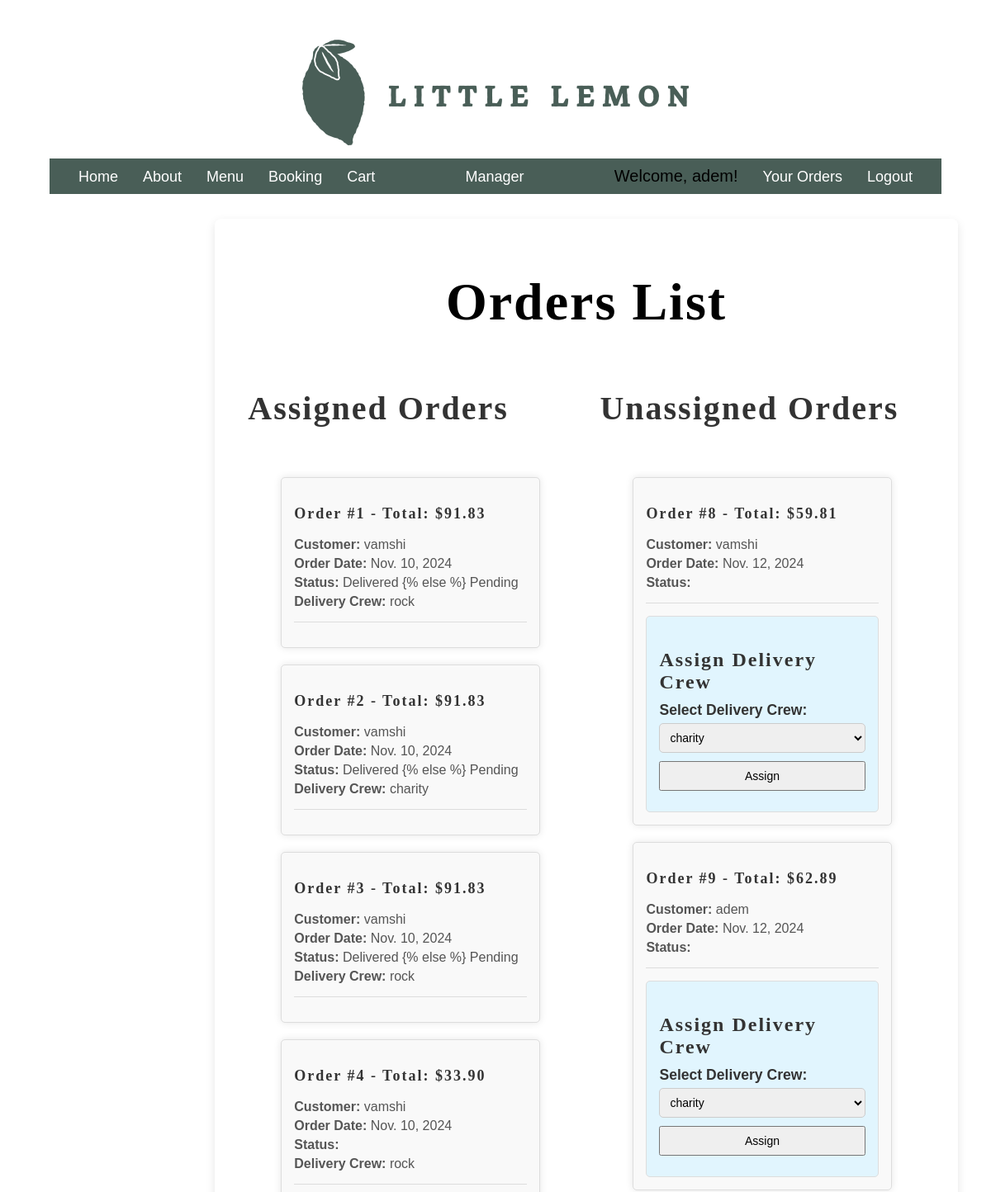
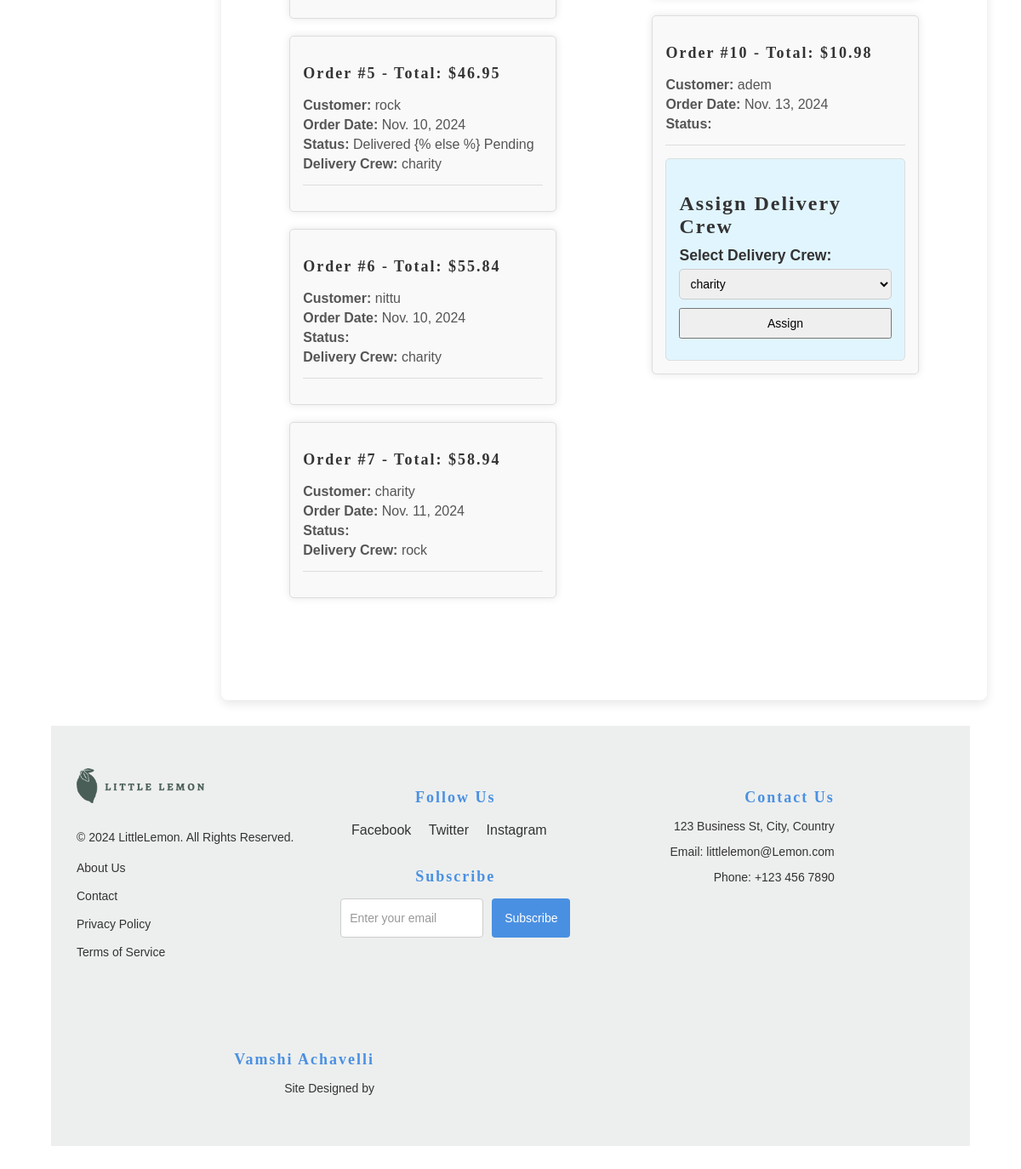
/orders/ (signed in), run on the app's committed database (2 pictures, top to bottom).
### restaurant/models.py (models this page shows, shortened)
class Order(models.Model):
    user = models.ForeignKey(User, on_delete=models.CASCADE, related_name="orders")
    delivery_crew = models.ForeignKey(
        User, on_delete=models.SET_NULL, related_name="delivery_orders", null=True, blank=True
    )
    status = models.BooleanField(default=False, db_index=True)  # Consider using choices for more clarity
    total = models.DecimalField(max_digits=6, decimal_places=2, default=Decimal('0.00'))
    date = models.DateField(auto_now_add=True, db_index=True)  # Set date automatically on creation

### restaurant/views.py (the view)
# urls.py: path('orders/', views.orders_list, name='orders_list'),
@superuser_or_multiple_groups_required(['manager', 'Admin'])
def orders_list(request):
    orders = Order.objects.all()
    delivery_crew = User.objects.filter(groups__name='Delivery Crew')  # Get delivery crew members
    return render(request, 'orders_list.html', {'orders': orders, 'delivery_crew': delivery_crew})

### restaurant/templatetags/custom_filters.py (called while the page is built)
@register.filter
def is_in_group(user, group_name):
    return user.groups.filter(name=group_name).exists()

### restaurant/views.py (called while the page is built)
def is_superuser_or_groups(user, group_names):
    return user.is_superuser or user.groups.filter(name__in=group_names).exists()

def superuser_or_multiple_groups_required(group_names):
    def decorator(view_func):
        return user_passes_test(lambda u: is_superuser_or_groups(u, group_names))(view_func)
    return decorator

### templates/orders_list.html (shortened to what this page needs)
{% extends 'base.html' %} {% load static %}  {% block content %}
<section class="orders-list">
  <h1>Orders List</h1>
  <div class="orders-container">
    <div class="assigned-orders">
      <h2>Assigned Orders</h2>
      {% if orders %}
      <ul class="orders">
        {% for order in orders %} {% if order.delivery_crew %}
        <li class="order-item">
          <div class="order-header">
            <h3>Order #{{ order.id }} - Total: ${{ order.total }}</h3>
            <p><strong>Customer:</strong> {{ order.user.username }}</p>
            <p><strong>Order Date:</strong> {{ order.date }}</p>
            <p>
              <strong>Status:</strong> {% if order.status %} Delivered {% else
              %} Pending {% endif %}
            </p>
            <p>
              <strong>Delivery Crew:</strong> {{ order.delivery_crew.username }}
            </p>
          </div>
        </li>
        {% endif %} {% endfor %}
      </ul>
      {% else %}
      <p>No assigned orders.</p>
      {% endif %}
    </div>
    <div class="unassigned-orders">
      <h2>Unassigned Orders</h2>
      {% if orders %}
      <ul class="orders">
        {% for order in orders %} {% if not order.delivery_crew %}
        <li class="order-item">
          <div class="order-header">
            <h3>Order #{{ order.id }} - Total: ${{ order.total }}</h3>
            <p><strong>Customer:</strong> {{ order.user.username }}</p>
            <p><strong>Order Date:</strong> {{ order.date }}</p>
            <p>
              <strong>Status:</strong>
            </p>
          </div>
          {% if not order.status %}
          <div class="assign-crew">
            <h3>Assign Delivery Crew</h3>
            <form
              method="post"
              action="{% url 'assign_delivery_crew' order.id %}"
            >
              <label for="delivery_crew">Select Delivery Crew:</label>
              <select name="delivery_crew" id="delivery_crew" required>
                {% for crew in delivery_crew %}
                <option value="{{ crew.id }}">{{ crew.username }}</option>
                {% endfor %}
              </select>
              <button type="submit">Assign</button>
            </form>
          </div>
          {% endif %}
        </li>
        {% endif %} {% endfor %}
      </ul>
      {% else %}
      <p>No unassigned orders.</p>
      {% endif %}
    </div>
  </div>
</section>
{% endblock %}

### templates/base.html (shortened to what this page needs)
{% load static %}
{% load custom_filters %}
<!DOCTYPE html>
<html lang="en">
  <head>
    <link rel="stylesheet" href="{% static 'css/style.css' %}" />
  </head>
  <body>
    <header>
      <img src="{% static 'img/logo.png' %}" alt="Little Lemon Logo" />
      <nav>
        <div class="nav-container">
          <ul class="nav-left">
            {% if not request.session.manager_view %}
              <li><a href="{% url 'home' %}">Home</a></li>
              <li><a href="{% url 'about' %}">About</a></li>
              <li><a href="{% url 'menu' %}">Menu</a></li>
              <li><a href="{% url 'book_table' %}">Booking</a></li>
              <li><a href="{% url 'cart_detail' %}">Cart</a></li>
            {% endif %}
          </ul>
          <ul class="nav-center">
            {% if user.is_authenticated %}
              {% if user.is_superuser or user|is_in_group:"manager" %}
                {% if not request.session.manager_view %}
                  <li>
                    <a href="{% url 'manager_dashboard' %}" class="manager-link">Manager</a>
                  </li>
                {% endif %}
              {% endif %}
            {% endif %}
          </ul>
          <ul class="nav-right">
            {% if user.is_authenticated %}
              <li>Welcome, {{ user.username }}!</li>
              <li><a href="{% url 'order_history' %}">Your Orders</a></li>
              <li><a href="{% url 'Logout' %}">Logout</a></li>
            {% else %}
              <li><a href="{% url 'Login' %}">Login</a></li>
              <li><a href="{% url 'register' %}">Register</a></li>
            {% endif %}
          </ul>
        </div>
      </nav>
    </header>
    <main>
      {% block content %}{% endblock %}
    </main>
    <footer>
      <div class="footer-container">
        <div class="footer-left">
          <img src="{% static 'img/logo.png' %}" alt="Company Logo">
          <p>&copy; 2024 LittleLemon. All Rights Reserved.</p>
          <ul>
            <li><a href="/about">About Us</a></li>
            <li><a href="/">Contact</a></li>
            <li><a href="/menu/">Privacy Policy</a></li>
            <li><a href="/register">Terms of Service</a></li>
          </ul>
        </div>
        <div class="footer-center">
          <h4>Follow Us</h4>
          <ul class="social-media">
            <li><a href="https://facebook.com" target="_blank">Facebook</a></li>
            <li><a href="https://twitter.com" target="_blank">Twitter</a></li>
            <li><a href="https://instagram.com" target="_blank">Instagram</a></li>
          </ul>
          <h4>Subscribe</h4>
          <form>
            <input type="email" placeholder="Enter your email" />
            <button type="submit">Subscribe</button>
          </form>
        </div>
        <div class="footer-right">
          <h4>Contact Us</h4>
          <p>123 Business St, City, Country</p>
          <p>Email: littlelemon@Lemon.com</p>
          <p>Phone: +123 456 7890</p>
        </div>
      </div>
      <div class="footer-right">
        <h4><a href="https://designagency.com" target="_blank">Vamshi Achavelli</a></h4>
        <p>Site Designed by </p>
      </div>
    </footer>
  </body>
</html>

### data on the page
Order: id "1", total "91.83", user.username "vamshi", date "Nov. 10, 2024", status "Delivered {% else %} Pending", delivery_crew.username "rock"
Order: id "2", total "91.83", user.username "vamshi", date "Nov. 10, 2024", status "Delivered {% else %} Pending", delivery_crew.username "charity"
Order: id "3", total "91.83", user.username "vamshi", date "Nov. 10, 2024", status "Delivered {% else %} Pending", delivery_crew.username "rock"
Order: id "4", total "33.90", user.username "vamshi", date "Nov. 10, 2024", delivery_crew.username "rock"
Order: id "5", total "46.95", user.username "rock", date "Nov. 10, 2024", status "Delivered {% else %} Pending", delivery_crew.username "charity"
Order: id "6", total "55.84", user.username "nittu", date "Nov. 10, 2024", delivery_crew.username "charity"
Order: id "7", total "58.94", user.username "charity", date "Nov. 11, 2024", delivery_crew.username "rock"
Order: id "8", total "59.81", user.username "vamshi", date "Nov. 12, 2024"
Order: id "9", total "62.89", user.username "adem", date "Nov. 12, 2024"
Order: id "10", total "10.98", user.username "adem", date "Nov. 13, 2024"

### other printed values
{{ user.username }} "adem"
form field delivery_crew "charity"
